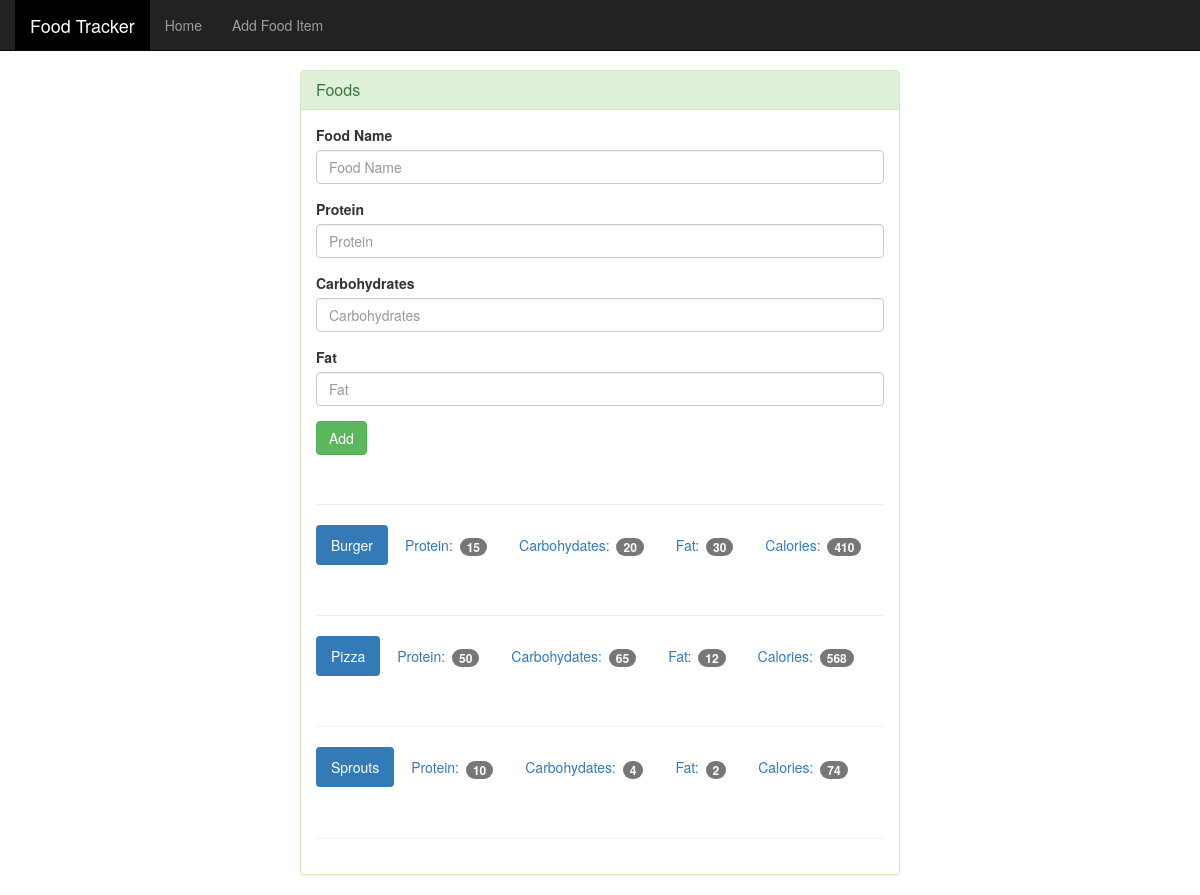
The app's page /the_food with its own data.
### tables this page shows
CREATE TABLE food (
id integer primary key autoincrement,
name text not null unique,
protein integer not null,
carbohydrates integer not null,
fat integer not null,
calories integer not null
);

### app.py (the view, shortened to what this page needs)
@app.route('/the_food', methods=['GET', 'POST'])
def food():
    db = get_db()
    warning = ''
    cur = db.execute('select * from food')
    results = cur.fetchall()
    return render_template('add_food.html', results=results, warning=warning)

### app.py (called while the page is built)
def connect_db():
    sql = sqlite3.connect(r'C:\Users\SHRIVATHSAN\PycharmProjects\food_tracker\database\food_log.db')
    sql.row_factory = sqlite3.Row
    return sql

def get_db():
    if not hasattr(g, 'sqlite3'):
        g.sqlite_db = connect_db()
    return g.sqlite_db

### templates/add_food.html (shortened to what this page needs)
<!DOCTYPE html>
{% extends 'layout.html' %}
{% block content %}
<html lang="en">
  <head>
  </head>
  <body>
    <div class="container theme-showcase col-sm-6 col-sm-offset-3" role="main">
      <div class="row">
        <div>
          <div class="panel panel-success">
            <div class="panel-heading">
              <h3 class="panel-title">Foods</h3>
            </div>
            <div class="panel-body">
              <form method="POST" action="{{ url_for('food') }}">
                <div class="form-group">
                  <label for="food-name">Food Name</label>
                  <input type="text" class="form-control" id="food-name" name="food-name" placeholder="Food Name">
                </div>
                <div class="form-group">
                  <label for="protein">Protein</label>
                  <input type="number" class="form-control" id="protein" name="protein" placeholder="Protein">
                </div>
                <div class="form-group">
                  <label for="carbohydrates">Carbohydrates</label>
                  <input type="number" class="form-control" id="carbohydrates" name="carbohydrates" placeholder="Carbohydrates">
                </div>
                <div class="form-group">
                  <label for="fat">Fat</label>
                  <input type="number" class="form-control" id="fat" name="fat" placeholder="Fat">
                </div>
                <button type="submit" class="btn btn-success">Add</button>
              </form>
              <div class="page-header"></div>
              {% for food in results %}
              <ul class="nav nav-pills" role="tablist">
                <li class="active"><a>{{ food.name }}</a></li>
                <li><a>Protein: <span class="badge">{{ food.protein }}</span></a></li>
                <li><a>Carbohydates: <span class="badge">{{ food.carbohydrates }}</span></a></li>
                <li><a>Fat: <span class="badge">{{ food.fat }}</span></a></li>
                <li><a>Calories: <span class="badge">{{ food.calories }}</span></a></li>
              </ul>
              <div class="page-header"></div>
              {% endfor %}
            </div>
          </div>
        </div>
      </div>
    </div>
  </body>
{% endblock %}

### templates/layout.html
<link href='{{ url_for("static", filename = "bootstrap.min.css") }}' rel="stylesheet">
<link href='{{ url_for("static", filename = "theme.css") }}' rel="stylesheet">
<nav class="navbar navbar-inverse navbar-fixed-top">
    <div class="container">
        <div class="navbar-header">
            <a class="navbar-brand" style="background-color: black; color: white;" href="/view">Food Tracker</a>
        </div>
        <div id="navbar" class="navbar-collapse collapse">
            <ul class="nav navbar-nav">
                <li><a href="/">Home</a></li>
                <li><a href="/the_food">Add Food Item</a></li>
            </ul>
        </div>
    </div>
</nav>
{% block content %}
{% endblock %}

### static/theme.css (style rules this page uses)
body { padding-top: 70px; padding-bottom: 30px; }

### records on screen
food: name "Burger", protein "15", carbohydrates "20", fat "30", calories "410"
food: name "Pizza", protein "50", carbohydrates "65", fat "12", calories "568"
food: name "Sprouts", protein "10", carbohydrates "4", fat "2", calories "74"
